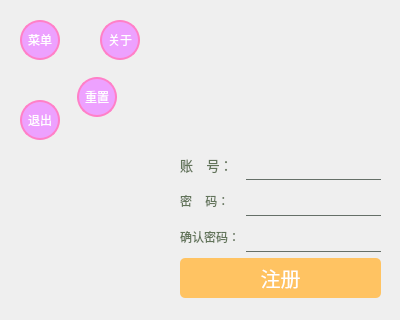
<?xml version="1.0" encoding="UTF-8"?>
<ui version="4.0">
 <class>Form</class>
 <widget class="QWidget" name="Form">
  <property name="geometry">
   <rect>
    <x>0</x>
    <y>0</y>
    <width>400</width>
    <height>320</height>
   </rect>
  </property>
  <property name="minimumSize">
   <size>
    <width>400</width>
    <height>320</height>
   </size>
  </property>
  <property name="maximumSize">
   <size>
    <width>400</width>
    <height>320</height>
   </size>
  </property>
  <property name="windowTitle">
   <string>Form</string>
  </property>
  <property name="autoFillBackground">
   <bool>false</bool>
  </property>
  <property name="styleSheet">
   <string notr="true">QWidget#Form{
	
	background-image: url(:/newPrefix/Images/bg.png) ;
	
}</string>
  </property>
  <widget class="QPushButton" name="main_menu_btn">
   <property name="geometry">
    <rect>
     <x>20</x>
     <y>20</y>
     <width>40</width>
     <height>40</height>
    </rect>
   </property>
   <property name="styleSheet">
    <string notr="true">QPushButton{
	border-radius:20px;
	background-color:rgb(237, 161, 255);
	border:2px solid rgb(255, 128, 200);
	color:rgb(255, 255, 255)
}
QPushButton:hover{	
	border:4px solid rgb(255, 61, 246);	
}
QPushButton:checked{	
	background-color:rgb(255, 24, 124);;	
}</string>
   </property>
   <property name="text">
    <string>菜单</string>
   </property>
   <property name="checkable">
    <bool>true</bool>
   </property>
  </widget>
  <widget class="QPushButton" name="about_menu_btn">
   <property name="geometry">
    <rect>
     <x>100</x>
     <y>20</y>
     <width>40</width>
     <height>40</height>
    </rect>
   </property>
   <property name="styleSheet">
    <string notr="true">QPushButton{
	border-radius:20px;
	background-color:rgb(237, 161, 255);
	border:2px solid rgb(255, 128, 200);
	color:rgb(255, 255, 255)
}
QPushButton:hover{	
	border:4px solid rgb(255, 61, 246);	
}
QPushButton:checked{	
	background-color:rgb(255, 24, 124);;	
}</string>
   </property>
   <property name="text">
    <string>关于</string>
   </property>
  </widget>
  <widget class="QPushButton" name="exit_menu_btn">
   <property name="geometry">
    <rect>
     <x>20</x>
     <y>100</y>
     <width>40</width>
     <height>40</height>
    </rect>
   </property>
   <property name="styleSheet">
    <string notr="true">QPushButton{
	border-radius:20px;
	background-color:rgb(237, 161, 255);
	border:2px solid rgb(255, 128, 200);
	color:rgb(255, 255, 255)
}
QPushButton:hover{	
	border:4px solid rgb(255, 61, 246);	
}
QPushButton:checked{	
	background-color:rgb(255, 24, 124);;	
}</string>
   </property>
   <property name="text">
    <string>退出</string>
   </property>
  </widget>
  <widget class="QPushButton" name="reset_menu_btn">
   <property name="geometry">
    <rect>
     <x>77</x>
     <y>77</y>
     <width>40</width>
     <height>40</height>
    </rect>
   </property>
   <property name="styleSheet">
    <string notr="true">QPushButton{
	border-radius:20px;
	background-color:rgb(237, 161, 255);
	border:2px solid rgb(255, 128, 200);
	color:rgb(255, 255, 255)
}
QPushButton:hover{	
	border:4px solid rgb(255, 61, 246);	
}
QPushButton:checked{	
	background-color:rgb(255, 24, 124);;	
}</string>
   </property>
   <property name="text">
    <string>重置</string>
   </property>
  </widget>
  <widget class="QWidget" name="layoutWidget">
   <property name="geometry">
    <rect>
     <x>180</x>
     <y>150</y>
     <width>201</width>
     <height>150</height>
    </rect>
   </property>
   <layout class="QFormLayout" name="formLayout">
    <item row="0" column="0">
     <widget class="QLabel" name="label">
      <property name="font">
       <font>
        <family>MV Boli</family>
        <pointsize>10</pointsize>
        <weight>50</weight>
        <italic>false</italic>
        <bold>false</bold>
       </font>
      </property>
      <property name="styleSheet">
       <string notr="true">QLabel{
	color:rgb(98, 116, 90);	
	font: 10pt &quot;MV Boli&quot;;
}</string>
      </property>
      <property name="text">
       <string>账    号：</string>
      </property>
     </widget>
    </item>
    <item row="0" column="1">
     <widget class="QLineEdit" name="lineEdit">
      <property name="minimumSize">
       <size>
        <width>0</width>
        <height>30</height>
       </size>
      </property>
      <property name="styleSheet">
       <string notr="true">QLineEdit{
	background:transparent;	
	border-bottom:1px solid rgb(101, 111, 104);
	border-style:outset;
}</string>
      </property>
     </widget>
    </item>
    <item row="1" column="0">
     <widget class="QLabel" name="label_3">
      <property name="styleSheet">
       <string notr="true">QLabel{
	color:rgb(98, 116, 90);	
	font: 10pt &quot;MV Boli&quot;;
}</string>
      </property>
      <property name="text">
       <string>密    码：</string>
      </property>
     </widget>
    </item>
    <item row="1" column="1">
     <widget class="QLineEdit" name="lineEdit_3">
      <property name="minimumSize">
       <size>
        <width>0</width>
        <height>30</height>
       </size>
      </property>
      <property name="styleSheet">
       <string notr="true">QLineEdit{
	background:transparent;	
	border-bottom:1px solid rgb(101, 111, 104);
	border-style:outset;
}</string>
      </property>
     </widget>
    </item>
    <item row="2" column="0">
     <widget class="QLabel" name="label_2">
      <property name="styleSheet">
       <string notr="true">QLabel{
	color:rgb(98, 116, 90);	
	font: 10pt &quot;MV Boli&quot;;
}</string>
      </property>
      <property name="text">
       <string>确认密码：</string>
      </property>
     </widget>
    </item>
    <item row="2" column="1">
     <widget class="QLineEdit" name="lineEdit_2">
      <property name="minimumSize">
       <size>
        <width>0</width>
        <height>30</height>
       </size>
      </property>
      <property name="styleSheet">
       <string notr="true">QLineEdit{
	background:transparent;	
	border-bottom:1px solid rgb(101, 111, 104);
	border-style:outset;
}</string>
      </property>
     </widget>
    </item>
    <item row="3" column="0" colspan="2">
     <widget class="QPushButton" name="register_btn">
      <property name="minimumSize">
       <size>
        <width>0</width>
        <height>40</height>
       </size>
      </property>
      <property name="styleSheet">
       <string notr="true">QPushButton{
	background-color:rgb(255, 195, 98);
	color:rgb(255, 255, 255);
	border-radius:5px;
	font-size:20px;
}
QPushButton:hover{
	background-color:rgb(255, 123, 220);	
}
QPushButton:pressed{
	background-color:rgb(97, 24, 255);	
}</string>
      </property>
      <property name="text">
       <string>注册</string>
      </property>
     </widget>
    </item>
   </layout>
  </widget>
  <zorder>about_menu_btn</zorder>
  <zorder>exit_menu_btn</zorder>
  <zorder>reset_menu_btn</zorder>
  <zorder>layoutWidget</zorder>
  <zorder>main_menu_btn</zorder>
 </widget>
 <resources>
  <include location="../image_rc.qrc"/>
 </resources>
 <connections>
  <connection>
   <sender>main_menu_btn</sender>
   <signal>clicked(bool)</signal>
   <receiver>Form</receiver>
   <slot>show_hide_menu()</slot>
   <hints>
    <hint type="sourcelabel">
     <x>46</x>
     <y>42</y>
    </hint>
    <hint type="destinationlabel">
     <x>56</x>
     <y>-48</y>
    </hint>
   </hints>
  </connection>
  <connection>
   <sender>about_menu_btn</sender>
   <signal>clicked()</signal>
   <receiver>Form</receiver>
   <slot>about_lk()</slot>
   <hints>
    <hint type="sourcelabel">
     <x>119</x>
     <y>39</y>
    </hint>
    <hint type="destinationlabel">
     <x>-37</x>
     <y>28</y>
    </hint>
   </hints>
  </connection>
  <connection>
   <sender>exit_menu_btn</sender>
   <signal>clicked()</signal>
   <receiver>Form</receiver>
   <slot>exit_panel()</slot>
   <hints>
    <hint type="sourcelabel">
     <x>37</x>
     <y>122</y>
    </hint>
    <hint type="destinationlabel">
     <x>-68</x>
     <y>121</y>
    </hint>
   </hints>
  </connection>
  <connection>
   <sender>reset_menu_btn</sender>
   <signal>clicked()</signal>
   <receiver>Form</receiver>
   <slot>reset()</slot>
   <hints>
    <hint type="sourcelabel">
     <x>94</x>
     <y>97</y>
    </hint>
    <hint type="destinationlabel">
     <x>-57</x>
     <y>100</y>
    </hint>
   </hints>
  </connection>
  <connection>
   <sender>register_btn</sender>
   <signal>clicked()</signal>
   <receiver>Form</receiver>
   <slot>check_register()</slot>
   <hints>
    <hint type="sourcelabel">
     <x>216</x>
     <y>298</y>
    </hint>
    <hint type="destinationlabel">
     <x>87</x>
     <y>377</y>
    </hint>
   </hints>
  </connection>
 </connections>
 <slots>
  <slot>show_hide_menu()</slot>
  <slot>about_lk()</slot>
  <slot>exit_panel()</slot>
  <slot>reset()</slot>
  <slot>check_register()</slot>
 </slots>
</ui>
